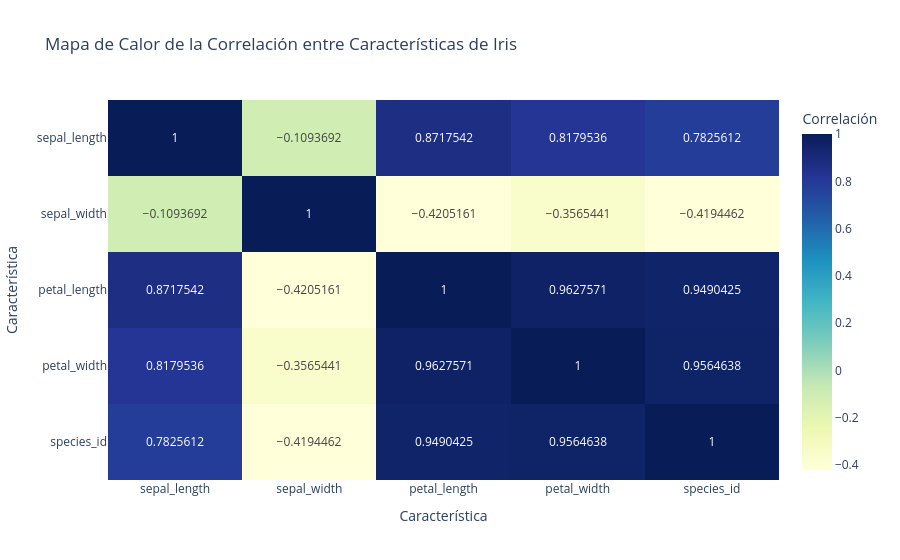

The notebook cell saved with this chart:
### Markdown cell above
Vamos a crear un ejemplo más avanzado y relevante que ilustre cómo se puede usar un mapa de calor para visualizar la correlación entre diferentes variables numéricas en un conjunto de datos.

Usaremos el conjunto de datos de Iris,  que incluye medidas de las características de las flores Iris de tres especies diferentes. Calcularemos la matriz de correlación entre estas características y luego la visualizaremos usando un mapa de calor.

### Code cell
import plotly.express as px
import pandas as pd

# Cargar el conjunto de datos de Iris
df = px.data.iris()

# Seleccionar solo las columnas numéricas para calcular la correlación
df_numeric = df.select_dtypes(include=['float64', 'int64'])

# Calcular la matriz de correlación solo con las columnas numéricas
correlacion = df_numeric.corr()

# Definir una paleta de colores personalizada
color_scale = ["blue", "green", "yellow"]  # De azul a verde a amarillo

# Visualizar la matriz de correlación con un mapa de calor
fig = px.imshow(correlacion, text_auto=True, aspect="auto",
                labels=dict(x="Característica", y="Característica", color="Correlación"),
                x=correlacion.columns,
                y=correlacion.columns,
                color_continuous_scale='ylgnbu',  # Usar la escala de colores personalizada
                title="Mapa de Calor de la Correlación entre Características de Iris")

fig.show()

### Figure 1 — Plotly figure (JSON) as saved in the notebook; plotly's stock layout.template omitted (floating-point values rounded to 4 significant figures)
{"data": [{"coloraxis": "coloraxis", "hovertemplate": "Característica: %{x}<br>Característica: %{y}<br>Correlación: %{z}<extra></extra>", "name": "0", "texttemplate": "%{z}", "type": "heatmap", "x": ["sepal_length", "sepal_width", "petal_length", "petal_width", "species_id"], "xaxis": "x", "y": ["sepal_length", "sepal_width", "petal_length", "petal_width", "species_id"], "yaxis": "y", "z": [[1, -0.1094, 0.8718, 0.818, 0.7826], [-0.1094, 1, -0.4205, -0.3565, -0.4194], [0.8718, -0.4205, 1, 0.9628, 0.949], [0.818, -0.3565, 0.9628, 1, 0.9565], [0.7826, -0.4194, 0.949, 0.9565, 1]]}], "layout": {"coloraxis": {"colorbar": {"title": {"text": "Correlación"}}, "colorscale": [[0, "rgb(255,255,217)"], [0.125, "rgb(237,248,177)"], [0.25, "rgb(199,233,180)"], [0.375, "rgb(127,205,187)"], [0.5, "rgb(65,182,196)"], [0.625, "rgb(29,145,192)"], [0.75, "rgb(34,94,168)"], [0.875, "rgb(37,52,148)"], [1, "rgb(8,29,88)"]]}, "title": {"text": "Mapa de Calor de la Correlación entre Características de Iris"}, "xaxis": {"anchor": "y", "domain": [0, 1], "title": {"text": "Característica"}}, "yaxis": {"anchor": "x", "autorange": "reversed", "domain": [0, 1], "title": {"text": "Característica"}}}}
